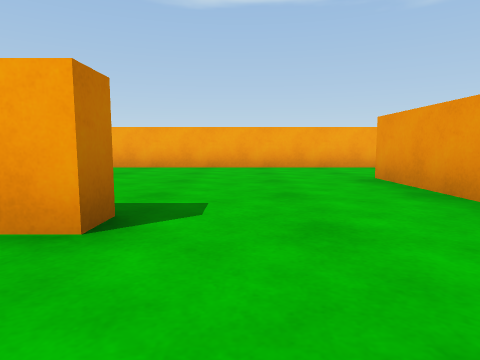
View 1 (above)

24 first-person views from a walk through a scene from a Unity 3-D project. The camera is 0.51 m above the floor, tilts 6° down and sees 75° across. The floor is counted in squares, 1 m on a side. Each view is taken from the middle of a square. On the plan, view 1 faces up. The plan holds only what a view shows up to about 9 squares ahead; the rest is blank. The place goes on beyond the plan. The player character is not drawn.

View 2
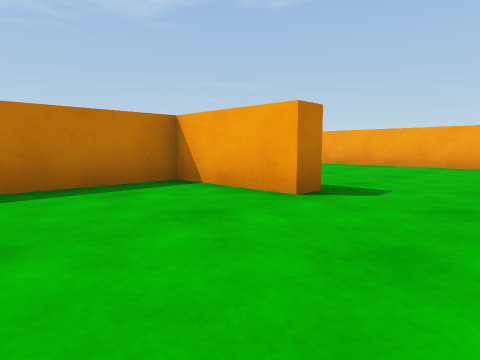

View 3
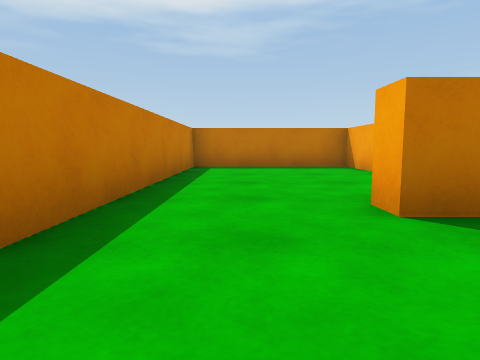

View 4
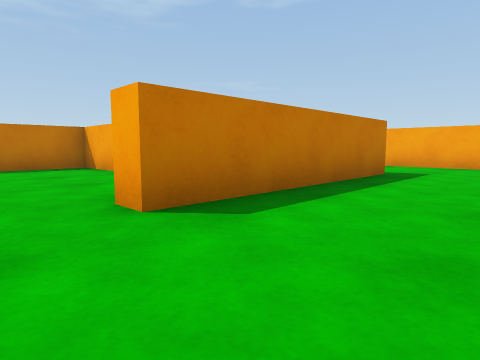

View 5
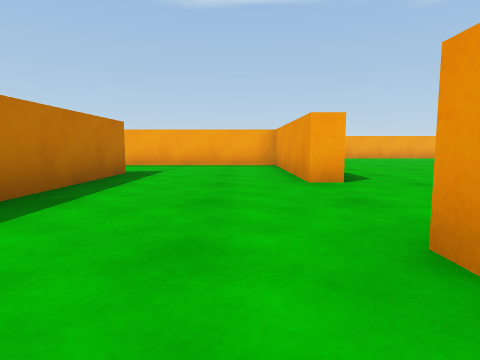

View 6
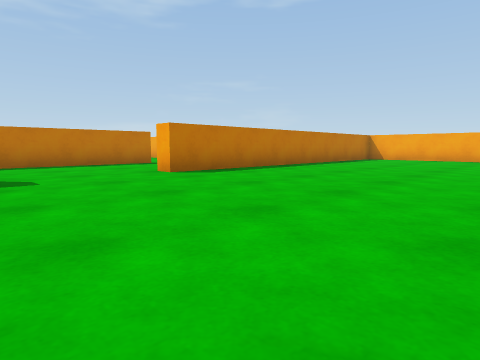

View 7
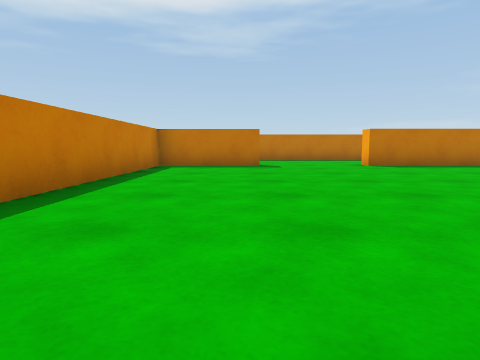

View 8
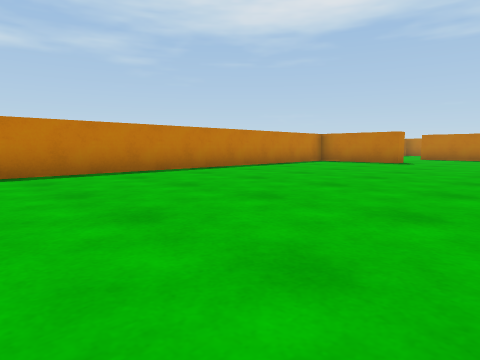

View 9
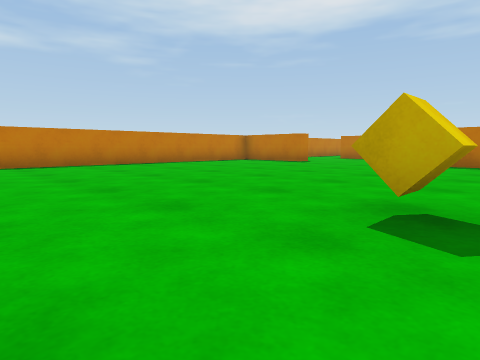

View 10
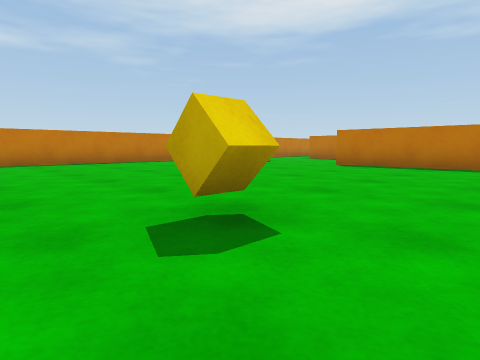

View 11
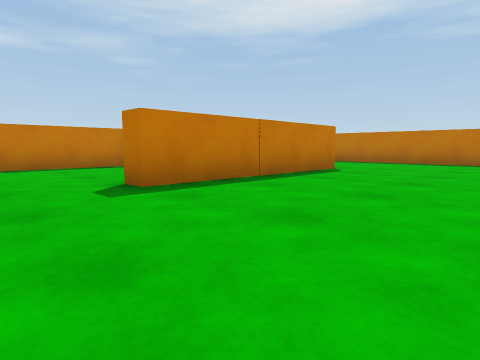

View 12
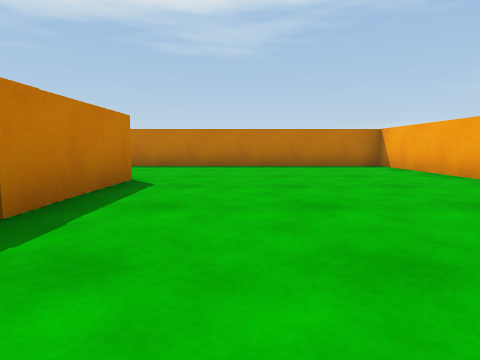

View 13
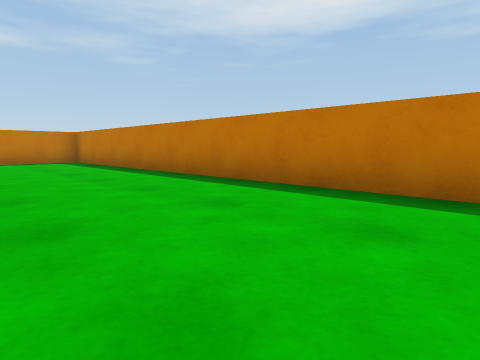

View 14
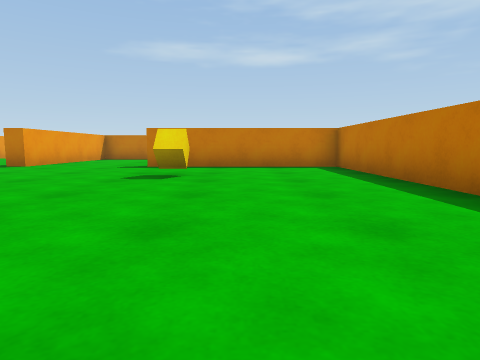

View 15
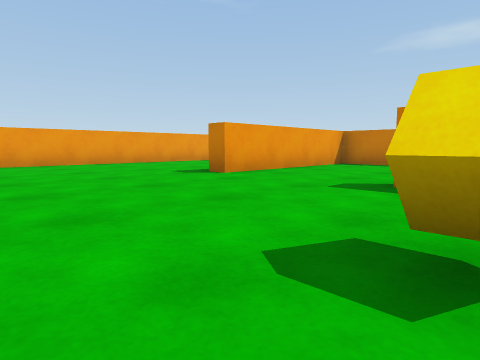

View 16
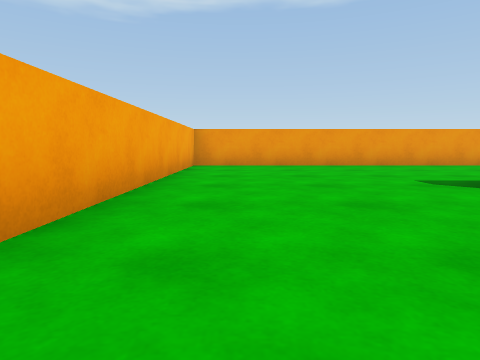

View 17
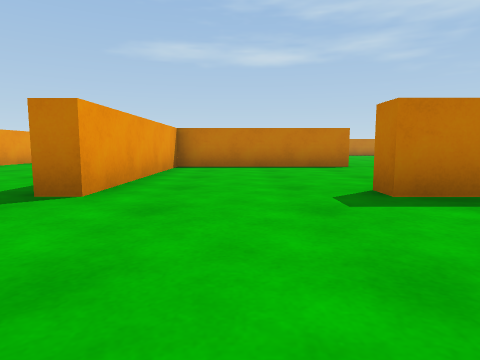

View 18
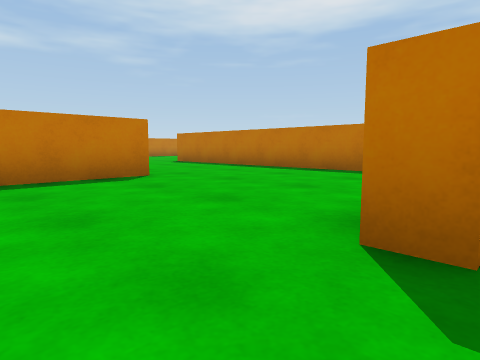

View 19
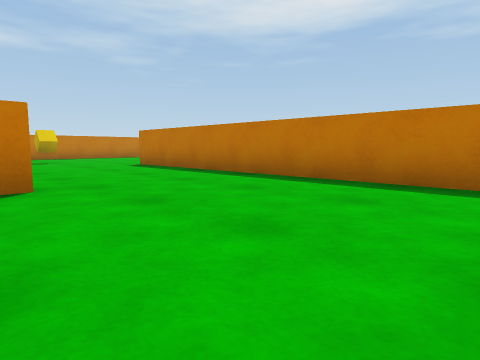

View 20
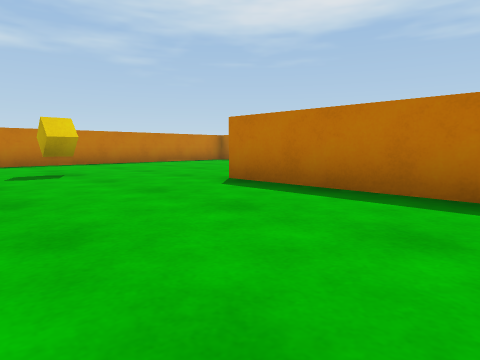

View 21
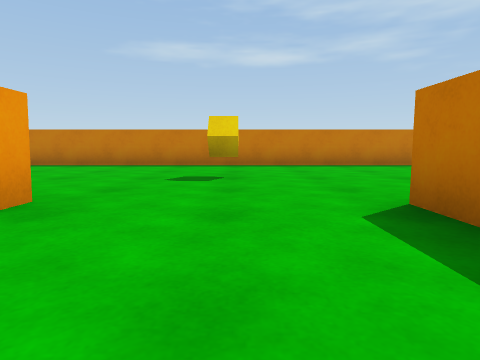

View 22
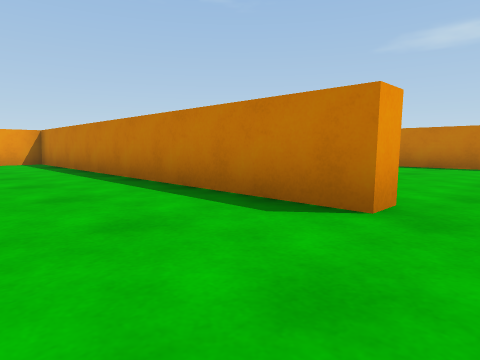

View 23
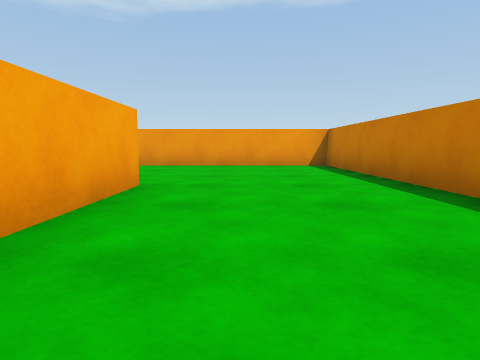

View 24
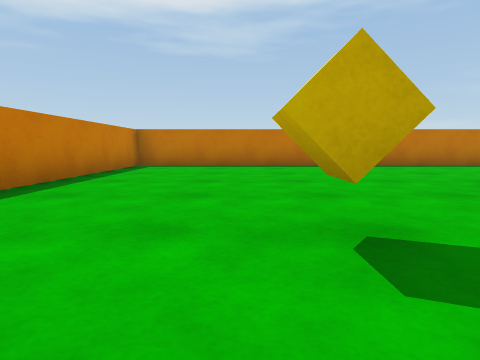

### Floor plan
Points are (right, up) in squares from view 1. A wall is a line through its corners. A room is listed if a view was taken in it or the views show most of it. See-through windows are left out.
Room 1 (views 1, 2)
walls: (-0.9, 1.8) (-3.2, 1.8) (-3.2, -2.2) (1.5, -2.2)
ways out: opening at (2, -0.5) to room 2; opening at (0.5, 2) to room 3
Room 2 (views 3, 4, 5, 6, 7, 8, 9, 10)
walls: (6.5, 0.6) (6.5, -2.2) (16.3, -2.2); (6, 0.1) (6, 0.6); (6.5, 7.4) (6.5, 3.5) (6, 3.5) (6, 7.8) (2.5, 7.8); (2.7, 5.2) (2.7, 0.2) (2.1, 0.2); (1.5, -2.2) (3.5, -2.2)
ways out: opening at (2, -0.5) to room 1; opening at (2, 6.5) to room 3
objects: yellow cube (13, 6)
Room 3 (views 11, 12, 13, 14, 15, 16, 17, 18, 19, 20, 21, 22, 23, 24)
walls: (-5.9, -12.1) (-1.4, -12.1) (-1.4, -7.2) (-0.8, -7.2); (-9.5, -8.5) (-9.5, -16.9); (-0.8, -12.7) (-3.4, -12.7); (-6.1, -17) (-6.1, -16.4) (3.7, -16.4) (3.7, -2.7) (-3.4, -2.7); (-14.7, -13.2) (-14.7, -16.1); (-14.7, -17.9) (-14.7, -22.9) (-2, -22.9); (-6, 2.3) (-0.9, 2.3) (-0.9, 1.8); (2.2, 2.9) (2.2, 5.2); (-5.9, 7.8) (-9.5, 7.8) (-9.5, -7.2) (-4.6, -7.2) (-4.6, -7.8); (2.5, 7.8) (-3.2, 7.8)
ways out: opening at (0.5, 2) to room 1; opening at (2, 6.5) to room 2
objects: yellow cube (-8, -19); yellow cube (-6, -5)

Positions as (right, up) in squares from view 1, and headings:
1: (0, 0), facing up
2: (1, -1), facing up-left
3: (5, -1), facing left
4: (5, -1), facing up-left
5: (5, -1), facing up
6: (12, 0), facing up-left
7: (15, 0), facing left
8: (17, 4), facing down-left
9: (16, 7), facing down-left
10: (15, 8), facing down-left
11: (1, 6), facing down-left
12: (-1, 4), facing left
13: (-6, 4), facing down-left
14: (-7, 1), facing down
15: (-6, -3), facing down-right
16: (-5, -4), facing right
17: (-3, -4), facing down
18: (-3, -7), facing down-left
19: (-5, -8), facing down-left
20: (-6, -13), facing down-left
21: (-8, -14), facing down
22: (-7, -14), facing down-right
23: (-5, -14), facing right
24: (-6, -20), facing left
